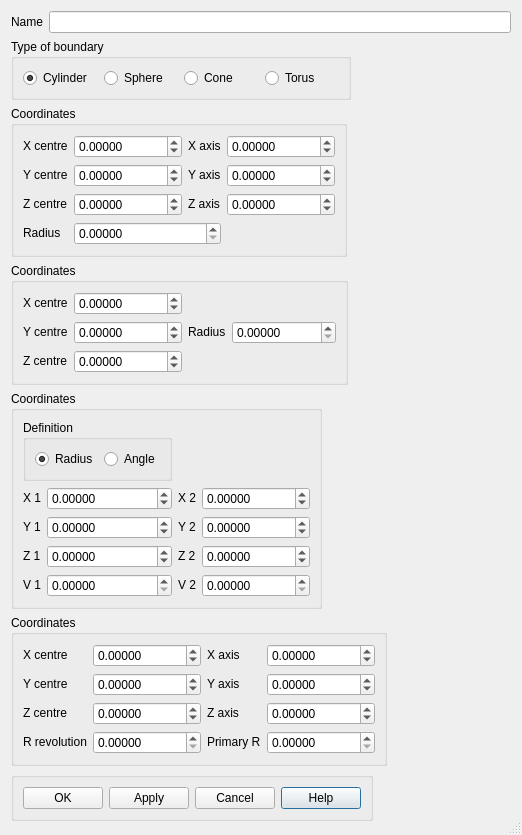
<?xml version="1.0" encoding="UTF-8"?>
<ui version="4.0">
 <class>CreateBoundaryAn</class>
 <widget class="QDialog" name="CreateBoundaryAn">
  <property name="geometry">
   <rect>
    <x>0</x>
    <y>0</y>
    <width>522</width>
    <height>835</height>
   </rect>
  </property>
  <property name="windowTitle">
   <string>Create an analytical boundary</string>
  </property>
  <property name="autoFillBackground">
   <bool>true</bool>
  </property>
  <property name="sizeGripEnabled">
   <bool>true</bool>
  </property>
  <layout class="QGridLayout" name="gridLayout_5">
   <item row="0" column="0">
    <widget class="QLabel" name="Name">
     <property name="text">
      <string>Name</string>
     </property>
    </widget>
   </item>
   <item row="0" column="1">
    <widget class="QLineEdit" name="LEName">
     <property name="maxLength">
      <number>32</number>
     </property>
    </widget>
   </item>
   <item row="1" column="0" colspan="2">
    <widget class="QGroupBox" name="TypeBoundary">
     <property name="sizePolicy">
      <sizepolicy hsizetype="Fixed" vsizetype="Fixed">
       <horstretch>0</horstretch>
       <verstretch>0</verstretch>
      </sizepolicy>
     </property>
     <property name="minimumSize">
      <size>
       <width>340</width>
       <height>0</height>
      </size>
     </property>
     <property name="title">
      <string>Type of boundary</string>
     </property>
     <layout class="QGridLayout" name="gridLayout">
      <item row="0" column="0">
       <widget class="QRadioButton" name="RBCylindre">
        <property name="text">
         <string>Cylinder</string>
        </property>
        <property name="icon">
         <iconset>
          <normaloff>../../resources/cylinderpointvector.png</normaloff>../../resources/cylinderpointvector.png</iconset>
        </property>
        <property name="checkable">
         <bool>true</bool>
        </property>
        <property name="checked">
         <bool>true</bool>
        </property>
       </widget>
      </item>
      <item row="0" column="1">
       <widget class="QRadioButton" name="RBSphere">
        <property name="text">
         <string>Sphere</string>
        </property>
        <property name="icon">
         <iconset>
          <normaloff>../../resources/zone_spherepoint.png</normaloff>../../resources/zone_spherepoint.png</iconset>
        </property>
       </widget>
      </item>
      <item row="0" column="2">
       <widget class="QRadioButton" name="RBCone">
        <property name="text">
         <string>Cone</string>
        </property>
        <property name="icon">
         <iconset>
          <normaloff>../../resources/cone.png</normaloff>../../resources/cone.png</iconset>
        </property>
       </widget>
      </item>
      <item row="0" column="3">
       <widget class="QRadioButton" name="RBTore">
        <property name="text">
         <string>Torus</string>
        </property>
        <property name="icon">
         <iconset>
          <normaloff>../../resources/toruspointvector.png</normaloff>../../resources/toruspointvector.png</iconset>
        </property>
        <property name="checkable">
         <bool>true</bool>
        </property>
        <property name="checked">
         <bool>false</bool>
        </property>
       </widget>
      </item>
     </layout>
    </widget>
   </item>
   <item row="2" column="0" colspan="2">
    <widget class="QGroupBox" name="gBCylindre">
     <property name="sizePolicy">
      <sizepolicy hsizetype="Fixed" vsizetype="Fixed">
       <horstretch>0</horstretch>
       <verstretch>0</verstretch>
      </sizepolicy>
     </property>
     <property name="title">
      <string>Coordinates</string>
     </property>
     <layout class="QGridLayout">
      <property name="margin">
       <number>9</number>
      </property>
      <property name="spacing">
       <number>6</number>
      </property>
      <item row="0" column="1">
       <widget class="QDoubleSpinBox" name="SpinBox_Xcent">
        <property name="decimals">
         <number>5</number>
        </property>
        <property name="minimum">
         <double>-999999999.000000000000000</double>
        </property>
        <property name="maximum">
         <double>999999999.000000000000000</double>
        </property>
        <property name="value">
         <double>0.000000000000000</double>
        </property>
       </widget>
      </item>
      <item row="0" column="0">
       <widget class="QLabel" name="TLXcent">
        <property name="sizePolicy">
         <sizepolicy hsizetype="Fixed" vsizetype="Fixed">
          <horstretch>0</horstretch>
          <verstretch>0</verstretch>
         </sizepolicy>
        </property>
        <property name="text">
         <string>X centre</string>
        </property>
        <property name="wordWrap">
         <bool>false</bool>
        </property>
       </widget>
      </item>
      <item row="3" column="1" colspan="2">
       <widget class="QDoubleSpinBox" name="SpinBox_Radius">
        <property name="decimals">
         <number>5</number>
        </property>
        <property name="maximum">
         <double>1000000000.000000000000000</double>
        </property>
       </widget>
      </item>
      <item row="2" column="1">
       <widget class="QDoubleSpinBox" name="SpinBox_Zcent">
        <property name="decimals">
         <number>5</number>
        </property>
        <property name="minimum">
         <double>-999999999.000000000000000</double>
        </property>
        <property name="maximum">
         <double>999999999.000000000000000</double>
        </property>
        <property name="value">
         <double>0.000000000000000</double>
        </property>
       </widget>
      </item>
      <item row="3" column="0">
       <widget class="QLabel" name="TLradius">
        <property name="sizePolicy">
         <sizepolicy hsizetype="Fixed" vsizetype="Fixed">
          <horstretch>0</horstretch>
          <verstretch>0</verstretch>
         </sizepolicy>
        </property>
        <property name="text">
         <string>Radius</string>
        </property>
        <property name="wordWrap">
         <bool>false</bool>
        </property>
       </widget>
      </item>
      <item row="2" column="0">
       <widget class="QLabel" name="TLZcent">
        <property name="sizePolicy">
         <sizepolicy hsizetype="Fixed" vsizetype="Fixed">
          <horstretch>0</horstretch>
          <verstretch>0</verstretch>
         </sizepolicy>
        </property>
        <property name="text">
         <string>Z centre</string>
        </property>
        <property name="wordWrap">
         <bool>false</bool>
        </property>
       </widget>
      </item>
      <item row="1" column="0">
       <widget class="QLabel" name="TLYcent">
        <property name="sizePolicy">
         <sizepolicy hsizetype="Fixed" vsizetype="Fixed">
          <horstretch>0</horstretch>
          <verstretch>0</verstretch>
         </sizepolicy>
        </property>
        <property name="text">
         <string>Y centre</string>
        </property>
        <property name="wordWrap">
         <bool>false</bool>
        </property>
       </widget>
      </item>
      <item row="1" column="1">
       <widget class="QDoubleSpinBox" name="SpinBox_Ycent">
        <property name="decimals">
         <number>5</number>
        </property>
        <property name="minimum">
         <double>-999999999.000000000000000</double>
        </property>
        <property name="maximum">
         <double>999999999.000000000000000</double>
        </property>
        <property name="value">
         <double>0.000000000000000</double>
        </property>
       </widget>
      </item>
      <item row="0" column="2">
       <widget class="QLabel" name="TLXaxis">
        <property name="sizePolicy">
         <sizepolicy hsizetype="Fixed" vsizetype="Fixed">
          <horstretch>0</horstretch>
          <verstretch>0</verstretch>
         </sizepolicy>
        </property>
        <property name="text">
         <string>X axis</string>
        </property>
        <property name="wordWrap">
         <bool>false</bool>
        </property>
       </widget>
      </item>
      <item row="1" column="2">
       <widget class="QLabel" name="TLYaxis">
        <property name="sizePolicy">
         <sizepolicy hsizetype="Fixed" vsizetype="Fixed">
          <horstretch>0</horstretch>
          <verstretch>0</verstretch>
         </sizepolicy>
        </property>
        <property name="text">
         <string>Y axis</string>
        </property>
        <property name="wordWrap">
         <bool>false</bool>
        </property>
       </widget>
      </item>
      <item row="2" column="2">
       <widget class="QLabel" name="TLZaxis">
        <property name="sizePolicy">
         <sizepolicy hsizetype="Fixed" vsizetype="Fixed">
          <horstretch>0</horstretch>
          <verstretch>0</verstretch>
         </sizepolicy>
        </property>
        <property name="text">
         <string>Z axis</string>
        </property>
        <property name="wordWrap">
         <bool>false</bool>
        </property>
       </widget>
      </item>
      <item row="2" column="3">
       <widget class="QDoubleSpinBox" name="SpinBox_Zaxis">
        <property name="decimals">
         <number>5</number>
        </property>
        <property name="minimum">
         <double>-999999999.000000000000000</double>
        </property>
        <property name="maximum">
         <double>999999999.000000000000000</double>
        </property>
        <property name="value">
         <double>0.000000000000000</double>
        </property>
       </widget>
      </item>
      <item row="1" column="3">
       <widget class="QDoubleSpinBox" name="SpinBox_Yaxis">
        <property name="decimals">
         <number>5</number>
        </property>
        <property name="minimum">
         <double>-999999999.000000000000000</double>
        </property>
        <property name="maximum">
         <double>999999999.000000000000000</double>
        </property>
        <property name="value">
         <double>0.000000000000000</double>
        </property>
       </widget>
      </item>
      <item row="0" column="3">
       <widget class="QDoubleSpinBox" name="SpinBox_Xaxis">
        <property name="decimals">
         <number>5</number>
        </property>
        <property name="minimum">
         <double>-999999999.000000000000000</double>
        </property>
        <property name="maximum">
         <double>999999999.000000000000000</double>
        </property>
        <property name="value">
         <double>0.000000000000000</double>
        </property>
       </widget>
      </item>
     </layout>
    </widget>
   </item>
   <item row="3" column="0" colspan="2">
    <widget class="QGroupBox" name="gBSphere">
     <property name="sizePolicy">
      <sizepolicy hsizetype="Fixed" vsizetype="Fixed">
       <horstretch>0</horstretch>
       <verstretch>0</verstretch>
      </sizepolicy>
     </property>
     <property name="title">
      <string>Coordinates</string>
     </property>
     <layout class="QGridLayout">
      <property name="margin">
       <number>9</number>
      </property>
      <property name="spacing">
       <number>6</number>
      </property>
      <item row="1" column="3">
       <widget class="QDoubleSpinBox" name="SpinBox_Rayon">
        <property name="decimals">
         <number>5</number>
        </property>
        <property name="minimum">
         <double>0.000000000000000</double>
        </property>
        <property name="maximum">
         <double>999999999.000000000000000</double>
        </property>
        <property name="value">
         <double>0.000000000000000</double>
        </property>
       </widget>
      </item>
      <item row="2" column="1">
       <widget class="QDoubleSpinBox" name="SpinBox_Zcentre">
        <property name="decimals">
         <number>5</number>
        </property>
        <property name="minimum">
         <double>-999999999.000000000000000</double>
        </property>
        <property name="maximum">
         <double>999999999.000000000000000</double>
        </property>
        <property name="value">
         <double>0.000000000000000</double>
        </property>
       </widget>
      </item>
      <item row="1" column="2">
       <widget class="QLabel" name="TLRayon">
        <property name="sizePolicy">
         <sizepolicy hsizetype="Fixed" vsizetype="Fixed">
          <horstretch>0</horstretch>
          <verstretch>0</verstretch>
         </sizepolicy>
        </property>
        <property name="text">
         <string>Radius</string>
        </property>
        <property name="wordWrap">
         <bool>false</bool>
        </property>
       </widget>
      </item>
      <item row="2" column="0">
       <widget class="QLabel" name="TLZcentre">
        <property name="sizePolicy">
         <sizepolicy hsizetype="Fixed" vsizetype="Fixed">
          <horstretch>0</horstretch>
          <verstretch>0</verstretch>
         </sizepolicy>
        </property>
        <property name="text">
         <string>Z centre</string>
        </property>
        <property name="wordWrap">
         <bool>false</bool>
        </property>
       </widget>
      </item>
      <item row="1" column="0">
       <widget class="QLabel" name="TLYcentre">
        <property name="sizePolicy">
         <sizepolicy hsizetype="Fixed" vsizetype="Fixed">
          <horstretch>0</horstretch>
          <verstretch>0</verstretch>
         </sizepolicy>
        </property>
        <property name="text">
         <string>Y centre</string>
        </property>
        <property name="wordWrap">
         <bool>false</bool>
        </property>
       </widget>
      </item>
      <item row="1" column="1">
       <widget class="QDoubleSpinBox" name="SpinBox_Ycentre">
        <property name="decimals">
         <number>5</number>
        </property>
        <property name="minimum">
         <double>-999999999.000000000000000</double>
        </property>
        <property name="maximum">
         <double>999999999.000000000000000</double>
        </property>
        <property name="value">
         <double>0.000000000000000</double>
        </property>
       </widget>
      </item>
      <item row="0" column="1">
       <widget class="QDoubleSpinBox" name="SpinBox_Xcentre">
        <property name="decimals">
         <number>5</number>
        </property>
        <property name="minimum">
         <double>-999999999.000000000000000</double>
        </property>
        <property name="maximum">
         <double>999999999.000000000000000</double>
        </property>
        <property name="value">
         <double>0.000000000000000</double>
        </property>
       </widget>
      </item>
      <item row="0" column="0">
       <widget class="QLabel" name="TLXcentre">
        <property name="sizePolicy">
         <sizepolicy hsizetype="Fixed" vsizetype="Fixed">
          <horstretch>0</horstretch>
          <verstretch>0</verstretch>
         </sizepolicy>
        </property>
        <property name="text">
         <string>X centre</string>
        </property>
        <property name="wordWrap">
         <bool>false</bool>
        </property>
       </widget>
      </item>
     </layout>
    </widget>
   </item>
   <item row="4" column="0" colspan="2">
    <widget class="QGroupBox" name="gBCone">
     <property name="sizePolicy">
      <sizepolicy hsizetype="Fixed" vsizetype="Fixed">
       <horstretch>0</horstretch>
       <verstretch>0</verstretch>
      </sizepolicy>
     </property>
     <property name="title">
      <string>Coordinates</string>
     </property>
     <layout class="QGridLayout" name="gridLayout_3">
      <item row="0" column="0" colspan="2">
       <widget class="QGroupBox" name="groupBox">
        <property name="title">
         <string>Definition</string>
        </property>
        <layout class="QGridLayout" name="gridLayout_2">
         <item row="0" column="0">
          <widget class="QRadioButton" name="RB_Def_radius">
           <property name="text">
            <string>Radius</string>
           </property>
           <property name="icon">
            <iconset>
             <normaloff>../../resources/conedxyz.png</normaloff>../../resources/conedxyz.png</iconset>
           </property>
           <property name="checked">
            <bool>true</bool>
           </property>
          </widget>
         </item>
         <item row="0" column="1">
          <widget class="QRadioButton" name="RB_Def_angle">
           <property name="text">
            <string>Angle</string>
           </property>
           <property name="icon">
            <iconset>
             <normaloff>../../resources/conepointvector.png</normaloff>../../resources/conepointvector.png</iconset>
           </property>
          </widget>
         </item>
        </layout>
       </widget>
      </item>
      <item row="1" column="0">
       <widget class="QLabel" name="TLCone_X1">
        <property name="sizePolicy">
         <sizepolicy hsizetype="Fixed" vsizetype="Fixed">
          <horstretch>0</horstretch>
          <verstretch>0</verstretch>
         </sizepolicy>
        </property>
        <property name="text">
         <string>X 1</string>
        </property>
        <property name="wordWrap">
         <bool>false</bool>
        </property>
       </widget>
      </item>
      <item row="1" column="1">
       <widget class="QDoubleSpinBox" name="SpinBox_Cone_X1">
        <property name="decimals">
         <number>5</number>
        </property>
        <property name="minimum">
         <double>-999999999.000000000000000</double>
        </property>
        <property name="maximum">
         <double>999999999.000000000000000</double>
        </property>
        <property name="value">
         <double>0.000000000000000</double>
        </property>
       </widget>
      </item>
      <item row="1" column="2">
       <widget class="QLabel" name="TLCone_X2">
        <property name="sizePolicy">
         <sizepolicy hsizetype="Fixed" vsizetype="Fixed">
          <horstretch>0</horstretch>
          <verstretch>0</verstretch>
         </sizepolicy>
        </property>
        <property name="text">
         <string>X 2</string>
        </property>
        <property name="wordWrap">
         <bool>false</bool>
        </property>
       </widget>
      </item>
      <item row="1" column="3">
       <widget class="QDoubleSpinBox" name="SpinBox_Cone_X2">
        <property name="decimals">
         <number>5</number>
        </property>
        <property name="minimum">
         <double>-999999999.000000000000000</double>
        </property>
        <property name="maximum">
         <double>999999999.000000000000000</double>
        </property>
        <property name="value">
         <double>0.000000000000000</double>
        </property>
       </widget>
      </item>
      <item row="2" column="0">
       <widget class="QLabel" name="TLCone_Y1">
        <property name="sizePolicy">
         <sizepolicy hsizetype="Fixed" vsizetype="Fixed">
          <horstretch>0</horstretch>
          <verstretch>0</verstretch>
         </sizepolicy>
        </property>
        <property name="text">
         <string>Y 1</string>
        </property>
        <property name="wordWrap">
         <bool>false</bool>
        </property>
       </widget>
      </item>
      <item row="2" column="1">
       <widget class="QDoubleSpinBox" name="SpinBox_Cone_Y1">
        <property name="decimals">
         <number>5</number>
        </property>
        <property name="minimum">
         <double>-999999999.000000000000000</double>
        </property>
        <property name="maximum">
         <double>999999999.000000000000000</double>
        </property>
        <property name="value">
         <double>0.000000000000000</double>
        </property>
       </widget>
      </item>
      <item row="2" column="2">
       <widget class="QLabel" name="TLCone_Y2">
        <property name="sizePolicy">
         <sizepolicy hsizetype="Fixed" vsizetype="Fixed">
          <horstretch>0</horstretch>
          <verstretch>0</verstretch>
         </sizepolicy>
        </property>
        <property name="text">
         <string>Y 2</string>
        </property>
        <property name="wordWrap">
         <bool>false</bool>
        </property>
       </widget>
      </item>
      <item row="2" column="3">
       <widget class="QDoubleSpinBox" name="SpinBox_Cone_Y2">
        <property name="decimals">
         <number>5</number>
        </property>
        <property name="minimum">
         <double>-999999999.000000000000000</double>
        </property>
        <property name="maximum">
         <double>999999999.000000000000000</double>
        </property>
        <property name="value">
         <double>0.000000000000000</double>
        </property>
       </widget>
      </item>
      <item row="3" column="0">
       <widget class="QLabel" name="TLCone_Z1">
        <property name="sizePolicy">
         <sizepolicy hsizetype="Fixed" vsizetype="Fixed">
          <horstretch>0</horstretch>
          <verstretch>0</verstretch>
         </sizepolicy>
        </property>
        <property name="text">
         <string>Z 1</string>
        </property>
        <property name="wordWrap">
         <bool>false</bool>
        </property>
       </widget>
      </item>
      <item row="3" column="1">
       <widget class="QDoubleSpinBox" name="SpinBox_Cone_Z1">
        <property name="decimals">
         <number>5</number>
        </property>
        <property name="minimum">
         <double>-999999999.000000000000000</double>
        </property>
        <property name="maximum">
         <double>999999999.000000000000000</double>
        </property>
        <property name="value">
         <double>0.000000000000000</double>
        </property>
       </widget>
      </item>
      <item row="3" column="2">
       <widget class="QLabel" name="TLCone_Z2">
        <property name="sizePolicy">
         <sizepolicy hsizetype="Fixed" vsizetype="Fixed">
          <horstretch>0</horstretch>
          <verstretch>0</verstretch>
         </sizepolicy>
        </property>
        <property name="text">
         <string>Z 2</string>
        </property>
        <property name="wordWrap">
         <bool>false</bool>
        </property>
       </widget>
      </item>
      <item row="3" column="3">
       <widget class="QDoubleSpinBox" name="SpinBox_Cone_Z2">
        <property name="decimals">
         <number>5</number>
        </property>
        <property name="minimum">
         <double>-999999999.000000000000000</double>
        </property>
        <property name="maximum">
         <double>999999999.000000000000000</double>
        </property>
        <property name="value">
         <double>0.000000000000000</double>
        </property>
       </widget>
      </item>
      <item row="4" column="0">
       <widget class="QLabel" name="TLCone_V1">
        <property name="sizePolicy">
         <sizepolicy hsizetype="Fixed" vsizetype="Fixed">
          <horstretch>0</horstretch>
          <verstretch>0</verstretch>
         </sizepolicy>
        </property>
        <property name="text">
         <string>V 1</string>
        </property>
        <property name="wordWrap">
         <bool>false</bool>
        </property>
       </widget>
      </item>
      <item row="4" column="1">
       <widget class="QDoubleSpinBox" name="SpinBox_Cone_V1">
        <property name="decimals">
         <number>5</number>
        </property>
        <property name="maximum">
         <double>1000000000.000000000000000</double>
        </property>
       </widget>
      </item>
      <item row="4" column="2">
       <widget class="QLabel" name="TLCone_V2">
        <property name="sizePolicy">
         <sizepolicy hsizetype="Fixed" vsizetype="Fixed">
          <horstretch>0</horstretch>
          <verstretch>0</verstretch>
         </sizepolicy>
        </property>
        <property name="text">
         <string>V 2</string>
        </property>
        <property name="wordWrap">
         <bool>false</bool>
        </property>
       </widget>
      </item>
      <item row="4" column="3">
       <widget class="QDoubleSpinBox" name="SpinBox_Cone_V2">
        <property name="decimals">
         <number>5</number>
        </property>
        <property name="maximum">
         <double>1000000000.000000000000000</double>
        </property>
       </widget>
      </item>
     </layout>
    </widget>
   </item>
   <item row="5" column="0" colspan="2">
    <widget class="QGroupBox" name="gBTore">
     <property name="sizePolicy">
      <sizepolicy hsizetype="Fixed" vsizetype="Fixed">
       <horstretch>0</horstretch>
       <verstretch>0</verstretch>
      </sizepolicy>
     </property>
     <property name="title">
      <string>Coordinates</string>
     </property>
     <layout class="QGridLayout" name="gridLayout_4">
      <item row="0" column="0">
       <widget class="QLabel" name="TLToreXcent">
        <property name="sizePolicy">
         <sizepolicy hsizetype="Fixed" vsizetype="Fixed">
          <horstretch>0</horstretch>
          <verstretch>0</verstretch>
         </sizepolicy>
        </property>
        <property name="text">
         <string>X centre</string>
        </property>
        <property name="wordWrap">
         <bool>false</bool>
        </property>
       </widget>
      </item>
      <item row="0" column="1">
       <widget class="QDoubleSpinBox" name="SpinBoxToreXcent">
        <property name="decimals">
         <number>5</number>
        </property>
        <property name="minimum">
         <double>-999999999.000000000000000</double>
        </property>
        <property name="maximum">
         <double>999999999.000000000000000</double>
        </property>
        <property name="value">
         <double>0.000000000000000</double>
        </property>
       </widget>
      </item>
      <item row="0" column="2">
       <widget class="QLabel" name="TLToreXaxe">
        <property name="sizePolicy">
         <sizepolicy hsizetype="Fixed" vsizetype="Fixed">
          <horstretch>0</horstretch>
          <verstretch>0</verstretch>
         </sizepolicy>
        </property>
        <property name="text">
         <string>X axis</string>
        </property>
        <property name="wordWrap">
         <bool>false</bool>
        </property>
       </widget>
      </item>
      <item row="0" column="3">
       <widget class="QDoubleSpinBox" name="SpinBoxToreXaxe">
        <property name="decimals">
         <number>5</number>
        </property>
        <property name="minimum">
         <double>-999999999.000000000000000</double>
        </property>
        <property name="maximum">
         <double>999999999.000000000000000</double>
        </property>
        <property name="value">
         <double>0.000000000000000</double>
        </property>
       </widget>
      </item>
      <item row="1" column="0">
       <widget class="QLabel" name="TLToreYcent">
        <property name="sizePolicy">
         <sizepolicy hsizetype="Fixed" vsizetype="Fixed">
          <horstretch>0</horstretch>
          <verstretch>0</verstretch>
         </sizepolicy>
        </property>
        <property name="text">
         <string>Y centre</string>
        </property>
        <property name="wordWrap">
         <bool>false</bool>
        </property>
       </widget>
      </item>
      <item row="1" column="1">
       <widget class="QDoubleSpinBox" name="SpinBoxToreYcent">
        <property name="decimals">
         <number>5</number>
        </property>
        <property name="minimum">
         <double>-999999999.000000000000000</double>
        </property>
        <property name="maximum">
         <double>999999999.000000000000000</double>
        </property>
        <property name="value">
         <double>0.000000000000000</double>
        </property>
       </widget>
      </item>
      <item row="1" column="2">
       <widget class="QLabel" name="TLToreYaxe">
        <property name="sizePolicy">
         <sizepolicy hsizetype="Fixed" vsizetype="Fixed">
          <horstretch>0</horstretch>
          <verstretch>0</verstretch>
         </sizepolicy>
        </property>
        <property name="text">
         <string>Y axis</string>
        </property>
        <property name="wordWrap">
         <bool>false</bool>
        </property>
       </widget>
      </item>
      <item row="1" column="3">
       <widget class="QDoubleSpinBox" name="SpinBoxToreYaxe">
        <property name="decimals">
         <number>5</number>
        </property>
        <property name="minimum">
         <double>-999999999.000000000000000</double>
        </property>
        <property name="maximum">
         <double>999999999.000000000000000</double>
        </property>
        <property name="value">
         <double>0.000000000000000</double>
        </property>
       </widget>
      </item>
      <item row="2" column="0">
       <widget class="QLabel" name="TLToreZcent">
        <property name="sizePolicy">
         <sizepolicy hsizetype="Fixed" vsizetype="Fixed">
          <horstretch>0</horstretch>
          <verstretch>0</verstretch>
         </sizepolicy>
        </property>
        <property name="text">
         <string>Z centre</string>
        </property>
        <property name="wordWrap">
         <bool>false</bool>
        </property>
       </widget>
      </item>
      <item row="2" column="1">
       <widget class="QDoubleSpinBox" name="SpinBoxToreZcent">
        <property name="decimals">
         <number>5</number>
        </property>
        <property name="minimum">
         <double>-999999999.000000000000000</double>
        </property>
        <property name="maximum">
         <double>999999999.000000000000000</double>
        </property>
        <property name="value">
         <double>0.000000000000000</double>
        </property>
       </widget>
      </item>
      <item row="2" column="2">
       <widget class="QLabel" name="TLToreZaxe">
        <property name="sizePolicy">
         <sizepolicy hsizetype="Fixed" vsizetype="Fixed">
          <horstretch>0</horstretch>
          <verstretch>0</verstretch>
         </sizepolicy>
        </property>
        <property name="text">
         <string>Z axis</string>
        </property>
        <property name="wordWrap">
         <bool>false</bool>
        </property>
       </widget>
      </item>
      <item row="2" column="3">
       <widget class="QDoubleSpinBox" name="SpinBoxToreZaxe">
        <property name="decimals">
         <number>5</number>
        </property>
        <property name="minimum">
         <double>-999999999.000000000000000</double>
        </property>
        <property name="maximum">
         <double>999999999.000000000000000</double>
        </property>
        <property name="value">
         <double>0.000000000000000</double>
        </property>
       </widget>
      </item>
      <item row="3" column="0">
       <widget class="QLabel" name="TLToreRayRev">
        <property name="sizePolicy">
         <sizepolicy hsizetype="Fixed" vsizetype="Fixed">
          <horstretch>0</horstretch>
          <verstretch>0</verstretch>
         </sizepolicy>
        </property>
        <property name="text">
         <string>R revolution</string>
        </property>
        <property name="wordWrap">
         <bool>false</bool>
        </property>
       </widget>
      </item>
      <item row="3" column="1">
       <widget class="QDoubleSpinBox" name="SpinBoxToreRRev">
        <property name="decimals">
         <number>5</number>
        </property>
        <property name="maximum">
         <double>1000000000.000000000000000</double>
        </property>
       </widget>
      </item>
      <item row="3" column="2">
       <widget class="QLabel" name="TLToreRayPri">
        <property name="sizePolicy">
         <sizepolicy hsizetype="Fixed" vsizetype="Fixed">
          <horstretch>0</horstretch>
          <verstretch>0</verstretch>
         </sizepolicy>
        </property>
        <property name="text">
         <string>Primary R</string>
        </property>
        <property name="wordWrap">
         <bool>false</bool>
        </property>
       </widget>
      </item>
      <item row="3" column="3">
       <widget class="QDoubleSpinBox" name="SpinBoxToreRPri">
        <property name="decimals">
         <number>5</number>
        </property>
        <property name="maximum">
         <double>1000000000.000000000000000</double>
        </property>
       </widget>
      </item>
     </layout>
    </widget>
   </item>
   <item row="6" column="0" colspan="2">
    <widget class="QGroupBox" name="GBButtons">
     <property name="sizePolicy">
      <sizepolicy hsizetype="Fixed" vsizetype="Fixed">
       <horstretch>0</horstretch>
       <verstretch>0</verstretch>
      </sizepolicy>
     </property>
     <property name="title">
      <string/>
     </property>
     <layout class="QGridLayout">
      <property name="margin">
       <number>9</number>
      </property>
      <property name="spacing">
       <number>6</number>
      </property>
      <item row="0" column="3">
       <widget class="QPushButton" name="buttonHelp">
        <property name="text">
         <string>Help</string>
        </property>
       </widget>
      </item>
      <item row="0" column="2">
       <widget class="QPushButton" name="buttonCancel">
        <property name="text">
         <string>Cancel</string>
        </property>
       </widget>
      </item>
      <item row="0" column="1">
       <widget class="QPushButton" name="buttonApply">
        <property name="text">
         <string>Apply</string>
        </property>
       </widget>
      </item>
      <item row="0" column="0">
       <widget class="QPushButton" name="buttonOk">
        <property name="text">
         <string>OK</string>
        </property>
       </widget>
      </item>
     </layout>
    </widget>
   </item>
  </layout>
 </widget>
 <resources/>
 <connections/>
</ui>
